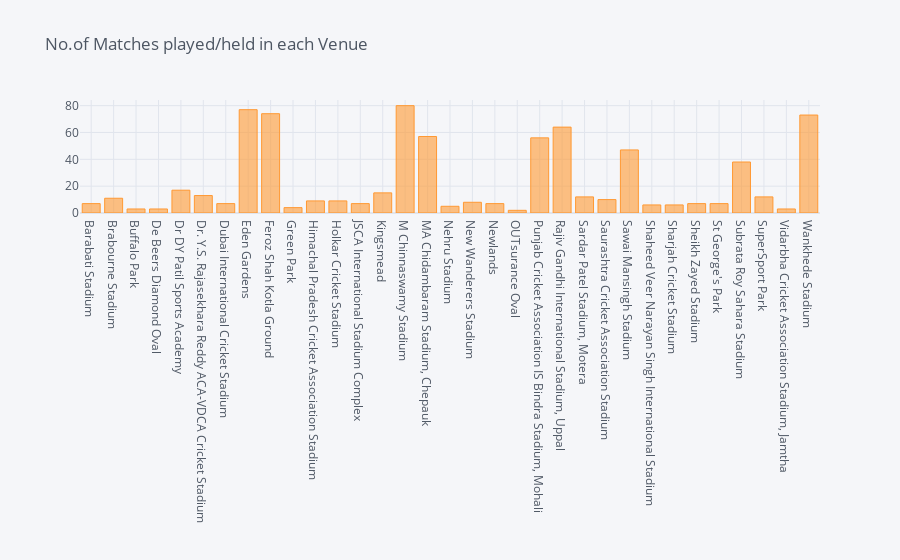

Here is the notebook cell this chart was saved with:
### Markdown cell above
<a id=section50110></a>
#### 5.1.10 No.of Matches played in each Venue (using sinle line)

### Code cell
matches.groupby(['venue'])['match_id'].count().iplot(kind='bar', title='No.of Matches played/held in each Venue')

### Figure 1 — Plotly figure (JSON) as saved in the notebook; plotly's stock layout.template omitted (floating-point values rounded to 4 significant figures)
{"data": [{"marker": {"color": "rgba(255, 153, 51, 0.6)", "line": {"color": "rgba(255, 153, 51, 1.0)", "width": 1}}, "name": "match_id", "orientation": "v", "text": "", "type": "bar", "x": ["Barabati Stadium", "Brabourne Stadium", "Buffalo Park", "De Beers Diamond Oval", "Dr DY Patil Sports Academy", "Dr. Y.S. Rajasekhara Reddy ACA-VDCA Cricket Stadium", "Dubai International Cricket Stadium", "Eden Gardens", "Feroz Shah Kotla Ground", "Green Park", "Himachal Pradesh Cricket Association Stadium", "Holkar Cricket Stadium", "JSCA International Stadium Complex", "Kingsmead", "M Chinnaswamy Stadium", "MA Chidambaram Stadium, Chepauk", "Nehru Stadium", "New Wanderers Stadium", "Newlands", "OUTsurance Oval", "Punjab Cricket Association IS Bindra Stadium, Mohali", "Rajiv Gandhi International Stadium, Uppal", "Sardar Patel Stadium, Motera", "Saurashtra Cricket Association Stadium", "Sawai Mansingh Stadium", "Shaheed Veer Narayan Singh International Stadium", "Sharjah Cricket Stadium", "Sheikh Zayed Stadium", "St George's Park", "Subrata Roy Sahara Stadium", "SuperSport Park", "Vidarbha Cricket Association Stadium, Jamtha", "Wankhede Stadium"], "y": [7, 11, 3, 3, 17, 13, 7, 77, 74, 4, 9, 9, 7, 15, 80, 57, 5, 8, 7, 2, 56, 64, 12, 10, 47, 6, 6, 7, 7, 38, 12, 3, 73]}], "layout": {"legend": {"bgcolor": "#F5F6F9", "font": {"color": "#4D5663"}}, "paper_bgcolor": "#F5F6F9", "plot_bgcolor": "#F5F6F9", "title": {"font": {"color": "#4D5663"}, "text": "No.of Matches played/held in each Venue"}, "xaxis": {"gridcolor": "#E1E5ED", "showgrid": true, "tickfont": {"color": "#4D5663"}, "title": {"font": {"color": "#4D5663"}, "text": ""}, "zerolinecolor": "#E1E5ED"}, "yaxis": {"gridcolor": "#E1E5ED", "showgrid": true, "tickfont": {"color": "#4D5663"}, "title": {"font": {"color": "#4D5663"}, "text": ""}, "zerolinecolor": "#E1E5ED"}}}
